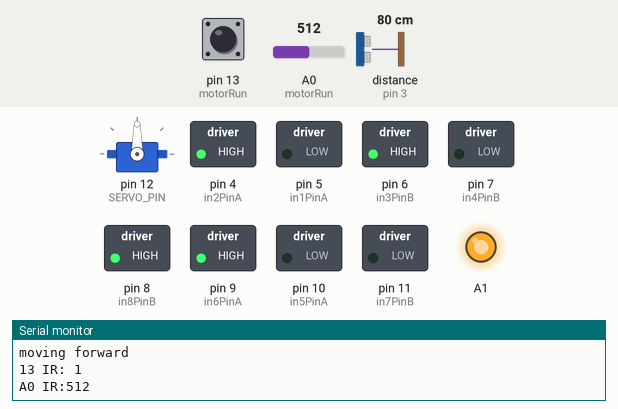
This sketch was run on a simulated Arduino Uno, built with avr-gcc and run on an emulated ATmega328P. Shown: servo, switched loads named in the sketch (green lamp = pin HIGH), output pins drawn as LEDs (lit = HIGH), the last lines printed to the serial monitor. Wiring (inferred from the names in the program): ultrasonic range finder: trigger pin 2; echo pin 3. The inputs (shaded band) are chosen by the test bench; at power-on: distance to the obstacle (sensor on pin 3) 80 cm, A0 (motorRun) = 512, pin 13 (motorRun) HIGH. The echo pulse lasts 58.3 µs per cm; pins used as bus, display or sensor lines are not drawn.

Above: at 3.2 s.
3.3 s: distance to the obstacle (sensor on pin 3) set to 2 cm
At 4.5 s:
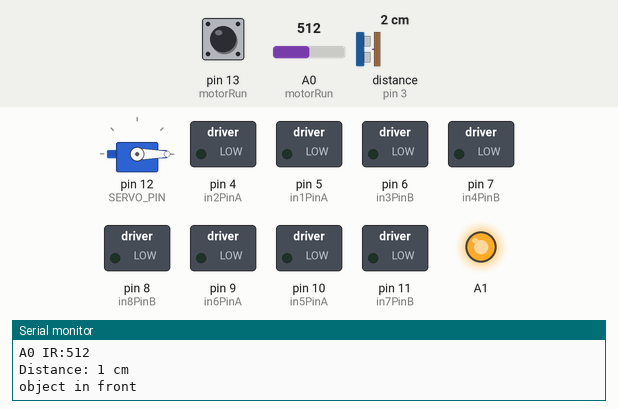
7.4 s: distance to the obstacle (sensor on pin 3) set to 28 cm
11.5 s: distance to the obstacle (sensor on pin 3) set to 33 cm
At 14.8 s:
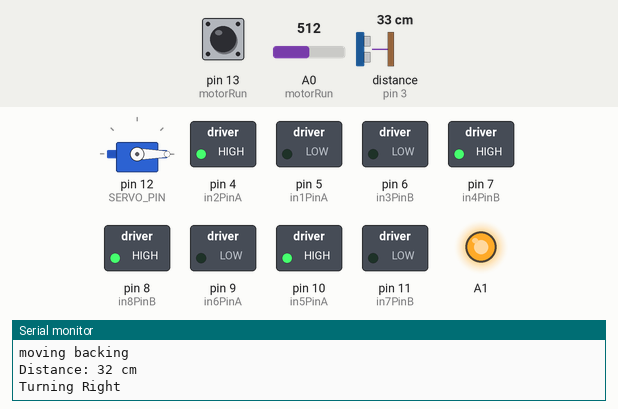
15.5 s: A0 (motorRun) set to 54
17.5 s: A0 (motorRun) set to 47
At 19.3 s:
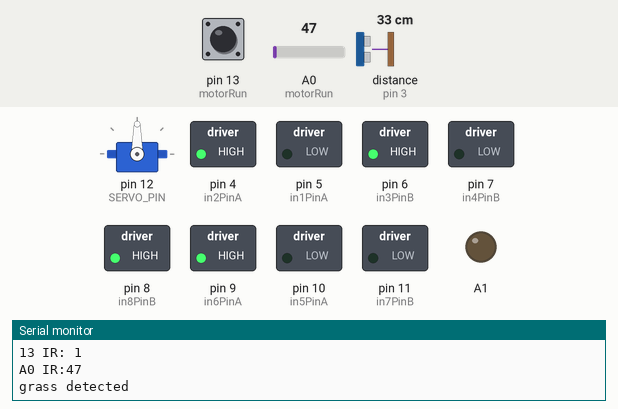
19.6 s: A0 (motorRun) set to 122
At 21.0 s:
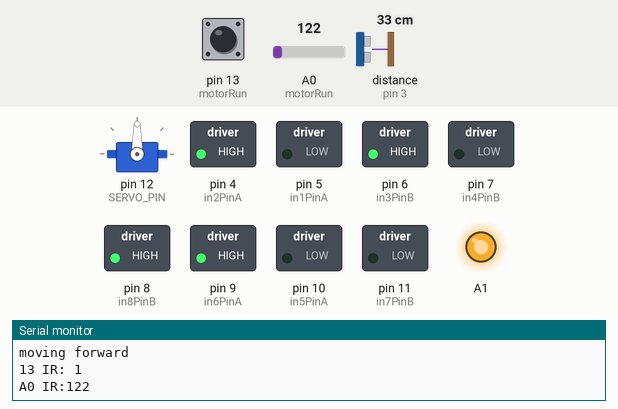
Timing chart, 0 to 22.6 s (numbered marks = the images above; inputs shaded):
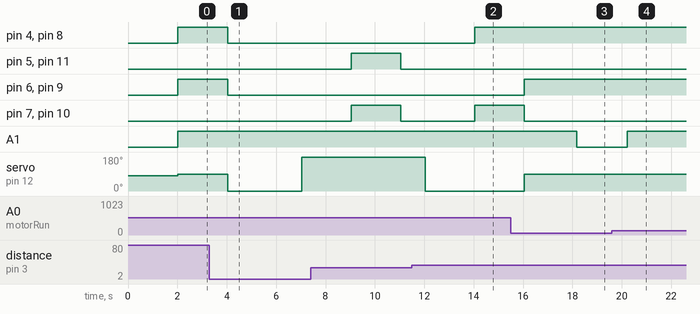

The sketch:

grasscode.ino
```cpp
#include <Servo.h>
const int in1PinA = 5;
const int in2PinA = 4;
const int in3PinB = 6;
const int in4PinB = 7;
const int in5PinA = 10;
const int in6PinA = 9;
const int in7PinB = 11;
const int in8PinB = 8;
const int tripin = 2;
const int echo = 3;
const int SERVO_PIN = 12;
bool stats=true;
Servo myservo;
bool val = false, val1 = false, val2 = false;
void setup() {
  Serial.begin(9600);
  pinMode(in1PinA, OUTPUT);
  pinMode(in2PinA, OUTPUT);
  pinMode(in3PinB, OUTPUT);
  pinMode(in4PinB, OUTPUT);
  pinMode(in6PinA, OUTPUT);
  pinMode(in7PinB, OUTPUT);
  pinMode(in8PinB, OUTPUT);
  pinMode(in5PinA, OUTPUT);
  pinMode(tripin, OUTPUT);
  pinMode(echo, INPUT);
  pinMode(A1, OUTPUT);
  pinMode(13, INPUT);
  pinMode(A0,INPUT);
  myservo.attach(SERVO_PIN);
  myservo.write(80);  // Center position
  delay(2000);
}

// Function to move both motors forward
void moveForward() {
  motorRun();
  digitalWrite(in1PinA, LOW);
  digitalWrite(in2PinA, HIGH);
  digitalWrite(in3PinB, HIGH);
  digitalWrite(in4PinB, LOW);
  digitalWrite(in5PinA, LOW);
  digitalWrite(in6PinA, HIGH);
  digitalWrite(in7PinB, LOW);
  digitalWrite(in8PinB, HIGH);
}
void moveBackward() {
  analogWrite(A1, 255);
  digitalWrite(13, LOW);
  digitalWrite(in1PinA, HIGH);
  digitalWrite(in2PinA, LOW);
  digitalWrite(in3PinB, LOW);
  digitalWrite(in4PinB, HIGH);
  digitalWrite(in5PinA, HIGH);
  digitalWrite(in6PinA, LOW);
  digitalWrite(in7PinB, HIGH);
  digitalWrite(in8PinB, LOW);
}
void stopMotors() {
  analogWrite(A1, 255);
  digitalWrite(13, LOW);
  digitalWrite(in1PinA, LOW);
  digitalWrite(in2PinA, LOW);
  digitalWrite(in3PinB, LOW);
  digitalWrite(in4PinB, LOW);
  digitalWrite(in5PinA, LOW);
  digitalWrite(in6PinA, LOW);
  digitalWrite(in7PinB, LOW);
  digitalWrite(in8PinB, LOW);
}

// Function to move both motors to the right
void moveLeft() {
  analogWrite(A1, 255);
  digitalWrite(13, LOW);
  digitalWrite(in1PinA, HIGH);
  digitalWrite(in2PinA, LOW);
  digitalWrite(in3PinB, HIGH);
  digitalWrite(in4PinB, LOW);
  digitalWrite(in5PinA, LOW);
  digitalWrite(in6PinA, HIGH);
  digitalWrite(in7PinB, HIGH);
  digitalWrite(in8PinB, LOW);
}

// Function to move both motors to the left
void moveRight() {
  analogWrite(A1, 255);
  digitalWrite(in1PinA, LOW);
  digitalWrite(in2PinA, HIGH);
  digitalWrite(in3PinB, LOW);
  digitalWrite(in4PinB, HIGH);
  digitalWrite(in5PinA, HIGH);
  digitalWrite(in6PinA, LOW);
  digitalWrite(in7PinB, LOW);
  digitalWrite(in8PinB, HIGH);
}
void motorRun()
{

  Serial.print("13 IR: ");
  Serial.println(digitalRead(13));
  Serial.print("A0 IR:");
  Serial.println(analogRead(A0));
  if (digitalRead(13)==0 || analogRead(A0)<50)
  {
    stats=false;
    Serial.println("grass detected");
    analogWrite(A1, 0);
    delay(10);
  }
  else
  {
    stats=true;
    analogWrite(A1, 255);
    delay(10);

  }
}
bool dist()
{
  digitalWrite(tripin, LOW);
  delayMicroseconds(2);
  digitalWrite(tripin, HIGH);
  delayMicroseconds(10);
  digitalWrite(tripin, LOW);
  long duration = pulseIn(echo, HIGH);
  long distance = duration * 0.0343 / 2;
  Serial.print("Distance: ");
  Serial.print(distance);
  Serial.println(" cm");
  if (distance < 30) {
    return true;
  }
  else
  {
    return false;
  }

}


void loop() {
  val = dist();
  if (!val) {
    Serial.println("moving forward");
    myservo.write(90);
    moveForward();
    delay(1000);
  }
  else {
    Serial.println("object in front");
    stopMotors();
    myservo.write(0);
    delay(2000);
    val1 = dist();
    if (!val1) {
      Serial.println("Turning Right");
      moveRight();
      delay(2000);
      myservo.write(90);
      moveForward();
      delay(2000);

    }
    else {
      Serial.println("object in Right");
      stopMotors();
      delay(1000);
      myservo.write(180);
      delay(2000);
      val2 = dist();

      if (!val2) {
        Serial.println("turing left");
        moveLeft();
        delay(2000);
        myservo.write(90);
        moveForward();
        delay(2000);

      }
      else {
        Serial.println("objectin Left");
        stopMotors();
        Serial.println("moving backing");
        moveBackward();
        delay(2000);
        stopMotors();
        delay(1000);
        myservo.write(0);
        delay(2000);
        val1 = dist();
        if (!val1) {
          Serial.println("Turning Right");
          moveRight();
          delay(2000);
          myservo.write(90);
          moveForward();
          delay(100);

        }  else {
          Serial.println("object in Right");
          stopMotors();
          myservo.write(180);
          delay(2000);
          val2 = dist();

          if (!val2) {
            Serial.println("turing left");
            moveLeft();
            delay(2000);
            myservo.write(90);
            moveForward();
            delay(2000);

          }
        }
      }
    }
  }
}
```

Measured:
- the behaviour switches between 30 and 31 cm on distance to the obstacle (sensor on pin 3) (found by bisection; images 1 and 2)
- the behaviour switches between 50 and 49 on A0 (motorRun) (found by bisection; images 2 and 3)
- after the input at 3.3 s, pin 4 (in2PinA), pin 6 (in3PinB), pin 8 (in8PinB), pin 9 (in6PinA): HIGH → LOW after 0.73 s; servo on pin 12 (SERVO_PIN): 90° → 0° after 0.73 s, → 180° 3.0 s later
- after the input at 11.5 s, pin 4 (in2PinA), pin 7 (in4PinB), pin 8 (in8PinB), pin 10 (in5PinA): LOW → HIGH after 2.5 s; servo on pin 12 (SERVO_PIN): goes on until 12.0 s, then stays 0°
- after the input at 17.5 s, A1: HIGH → LOW after 0.68 s
- after the input at 19.6 s, A1: LOW → HIGH after 0.62 s
